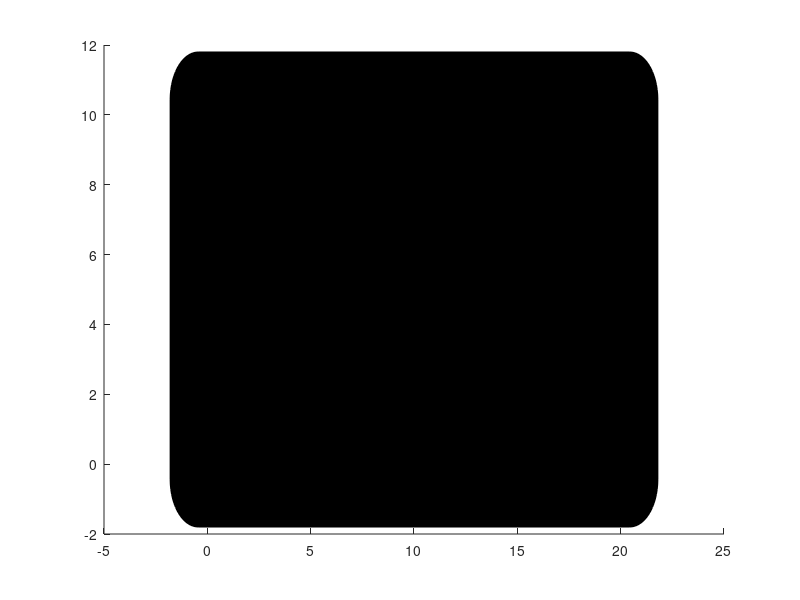

Here is the MATLAB script that generated this plot: (Note: this script raises an error after producing the figure.)
% Kelvin Li
% 2D simulation of balls on a pool table (without implementing game rules)
% Press "R" to restart the game / resume initial setup
% Press "P" and click to place the cue ball at the position you want
% Press "H" to turn the auxiliary lines on or off

function Pool()
    function pos = get_mouse_pos()
        pos = get(gca, 'CurrentPoint');
        pos = pos(1, 1:2);
    end

    function OnMouseDown(~, ~)
        if sum(MotionTracker) == 0
            if ~toPlaceBall    
                pos = get_mouse_pos();
                if (norm(pos - pos_array(1, :)) <= ball_r)
                    isDragging = true;
                end
            else
                pos = get_mouse_pos();
                flag = place_cue_ball(pos);
    
                if flag
                    toPlaceBall = false;
                end
            end
        end
    end

    function OnMouseUp(~, ~)
        if isDragging
            delete(past_line)
            delete(auxiliary_plot_array)
            isDragging = false;
            MotionTracker(1) = 1;
            CollisionManager([1]);
% 
%             stroke_ball_id = find(time_array >= 0);
%             stroke_ball_id = stroke_ball_id(2);
        end
    end

    function OnMouseMove (~, ~)
        if isDragging
            mouse_pos = get_mouse_pos();

            v = (mouse_pos - pos_array(1, :));
            v_unit = -1 * v / norm(v);
            v_array(1, :) = v_unit;

            coef = min(max_drag, norm(v)) / max_drag;

            speed_array(1) = max_speed * coef;
            color = (1 - coef) * (([255, 204, 207] / 255) - [1 0 0]) + [1 0 0];

            delete(past_line)
            drag_pos = pos_array(1, :) + (v / norm(v)) * min(max_drag, norm(v));
            past_line = plot([pos_array(1, 1) drag_pos(1)], [pos_array(1, 2) drag_pos(2)], "Color", color, 'LineWidth',2);
            hold on

            if auxiliary_flag
                delete(auxiliary_plot_array)
                rotA = [0, -1; 1, 0];
                auxiliary_plot_array = gobjects(2, 1);
                count = 0;
                for ii = [1, -1]
                    count = count + 1;
                    p_side = pos_array(1, :) + ii * ball_r * (rotA * v_unit')';
                    [~, d] = wall_collision_detection(p_side, v_unit, 0, walls);
                    p_end = p_side + d * v_unit;
                    auxiliary_plot_array(count) = plot([p_side(1), p_end(1)], [p_side(2), p_end(2)], "Color", [0, 0, 0]);
                    hold on
                end
            end
        end
    end

    function OnKeyDown(~, ko)
        if ko.Key == "r"
            init_setup;
        end

        if ko.Key == "h"
            if auxiliary_flag
                delete(auxiliary_plot_array)
            end
            auxiliary_flag = ~auxiliary_flag;
        end

        if ko.Key == "p"
            if sum(MotionTracker) == 0 && ~isDragging
                if ismember(1, on_table_id)
                    delete_ball(1)
                    delete(ball_patch)
                    ball_patch = patch(ball_plot_x(:, on_table_id), ball_plot_y(:, on_table_id), color_array(on_table_id, :, :), 'EdgeColor', "none");
                end

                toPlaceBall = true;
            end
        end
    end

    function init_setup()
        % Setting up balls
        pos_array = zeros(ball_count, 2);
        v_array = zeros(ball_count, 2);
        speed_array = zeros(ball_count, 1);
        v_next_array = zeros(ball_count, 2);
        speed_next_array = zeros(ball_count, 1);
        
        dist_array = zeros(ball_count, 1);
        time_array = nan(ball_count, 1);

        pos_array(1, :) = ball_cue_pos;

        on_table_id = 1: ball_count;
        enter_hole_tracker = zeros(ball_count, 1);

        id = 1;
        for ii = 0: ball_rows
            x = - sqrt(3) * (2 * ii * ball_r + ii * ball_margin) / 2;
            y_base = - (2 * ii * ball_r + ii * ball_margin) / 2;
            for jj = 0: ii
                id = id + 1;
                y = y_base + jj * (2 * ball_r + ball_margin);
                pos_array(id, :) = [x, y] + ball_tri_pos;
            end
        end

        for id = on_table_id
            add_ball_plot(id);
        end

        % Plotting takes much more time than calculating the path. Plotting
        % using "rectangle" would result in bad animation quality
        % Through experiment, I found that this is the quickest way to draw "circles"
        delete(ball_patch)
        ball_patch = patch(ball_plot_x, ball_plot_y, color_array, 'EdgeColor', "none");
    end

    function delete_ball(id)
        on_table_id = on_table_id(on_table_id ~= id);

        pos_array(id, :) = [nan, nan];
        v_array(id, :) = [nan, nan];
        speed_array(id) = nan;
        v_next_array(id) = nan;
        speed_next_array(id) = nan;
        
        dist_array(id) = nan;
        time_array(id) = nan;

        MotionTracker(id) = 0;
    end

    function flag = place_cue_ball(pos)
        flag = in_box_checker(pos, walls + [-1, -1, 1, 1] * (ball_r + 1e-10));
        if flag
            for id = on_table_id
                if norm(pos_array(id, :) - pos) < 2 * ball_r
                    flag = false;
                    break
                end
            end
        end

        if flag
            pos_array(1, :) = pos;
            on_table_id = [1, on_table_id];

            add_ball_plot(1)

            delete(ball_patch)
            ball_patch = patch(ball_plot_x(:, on_table_id), ball_plot_y(:, on_table_id), color_array(on_table_id, :, :), 'EdgeColor', "none");
        end
    end

    function OnFigureClose(~, ~)
        isRunning = false;
        delete(f)
    end

    function plot_table_w_hole()
        angles = [pi/2, pi/4, -3*pi/4, pi/4, 5*pi/4, pi; ...
                    pi, 3*pi/4, -pi/4, 3*pi/4, 7*pi/4, 3*pi/2; ...
                    3*pi/2, pi, 0, pi, 0, -pi/2; ...
                    3*pi/2, 5*pi/4, pi/4, 5*pi/4, pi/4, 0; ...
                    0, -pi/4, 3*pi/4, 7*pi/4, 3*pi/4, pi/2; ...
                    pi/2, 0, -pi, 0, pi, pi/2];
        table_x = [];
        table_y = [];

        for ii = 1: 6
            for jj = 1: 3
                if jj == 2
                    now_r = hole_r;
                    angle_step = pi / 16;
                else
                    angle_step = - pi / 16;
                    if mod(ii, 3) ~= 0
                        now_r = bound_r;
                    else
                        now_r = hole_r;
                    end
                end
                th = angles(ii, 2 * jj - 1): angle_step : angles(ii, 2 * jj);
                table_x = [table_x, (now_r * cos(th) + bound_center_pos(ii, 2*jj-1))];
                table_y = [table_y, (now_r * sin(th) + bound_center_pos(ii, 2*jj))];
            end
        end

        rectangle('Position',[-margin, -margin, (y_length + margin) * 2, y_length + margin * 2], 'FaceColor',[0 0 0], 'Curvature', 0.2);
        hold on
        pgon = polyshape(table_x, table_y);
        pgon_plot = plot(pgon);
        pgon_plot.FaceAlpha = 1;
        pgon_plot.FaceColor = [0 0.75 0.75];

        drawnow
        hold on
    end

    function add_ball_plot(id)
        th = linspace(0, 2*pi * (circle_sides - 1) / circle_sides, circle_sides);
        ball_plot_x(:, id) = (ball_r * cos(th) + pos_array(id, 1))';
        ball_plot_y(:, id) = (ball_r * sin(th) + pos_array(id, 2))';
    end

    function [flag, slot_id] = in_boundary_checker(pos)
        flag = false;
        slot_id = 0;
        if in_box_checker(pos, walls + [-1, -1, 1, 1] * (ball_r - 1e-8))
            flag = true;
        else
            for ii = 1: 6
                if in_box_checker(pos, hole_region(ii, :) + [-1, -1, 1, 1] * (-1e-10))
                    if mod(ii, 3) ~= 0
                        now_bound_r = bound_r;
                    else
                        now_bound_r = hole_r;
                    end

                    if (min(norm(pos - bound_center_pos(ii, 1: 2)), norm(pos - bound_center_pos(ii, 5: 6))) > now_bound_r + ball_r - 1e-10)
                        flag = true;
                        slot_id = ii;
                    else
                        flag = false;
                        break
                    end
                end
            end
        end
    end

    function [collide_d, normal, bound_ball_id] = slot_collision_detection(p, v, s, slot_id)
        bound_d_array = nan(3, 1);
        for ii = 1: 3
            dp = bound_center_pos(slot_id, 2 * ii - 1: 2 * ii) - p;
            if ii == 2
                r_sum = hole_r; % = (hole_r - ball_r) + ball_r
            else
                if mod(slot_id, 3) ~= 0
                    r_sum = bound_r + ball_r;
                else
                    r_sum = hole_r + ball_r;
                end
            end
            bound_d_array(ii) = still_ball_collision_distance(dp, v, r_sum);
        end

        [collide_d, bound_ball_id] = min(bound_d_array);
        if ~isnan(collide_d) && in_box_checker(p + collide_d * v, hole_region(slot_id, :) + [-1, -1, 1, 1] * (-1e-10))
            if collide_d > s ^ 2 / (2 * acc)
                collide_d = s ^ 2 / (2 * acc);
                normal = [0, 0];
            else
                normal = bound_center_pos(slot_id, 2 * bound_ball_id - 1: 2 * bound_ball_id) - (p + collide_d * v);
                normal = normal / norm(normal);
            end
        else
            collide_d = nan;
            normal = nan(2, 1);
        end
    end

    function [collide_d, normal, enter_hole_flag] = boundary_collision_detection(p, v, s)
        flag = false;
        enter_hole_flag = false;

        collide_d = nan;
        normal = nan(1, 2);
        if ~in_box_checker(p, walls + [-1, -1, 1, 1] * (ball_r - 1e-5))
            [~, slot_id] = in_boundary_checker(p);
            if slot_id ~= 0
                [collide_d, normal, bound_ball_id] = slot_collision_detection(p, v, s, slot_id);
                if ~isnan(collide_d)
                    flag = true;
    
                    if bound_ball_id == 2
                        enter_hole_flag = true;
                    end
                end
            end
        end

        if ~flag
            [wall_id, d] = wall_collision_detection(p, v, ball_r, walls);
            if d < s ^ 2 / (2 * acc)
                collide_p = p + d * v;
                slot_id = nan;
                wall_type = mod(wall_id, 2) + 1;
                for ii = 1: 3
                    if collide_p(wall_type) >= slot_pos_on_wall(wall_type, 2 * ii - 1) && collide_p(wall_type) <= slot_pos_on_wall(wall_type, 2 * ii)
                        slot_id = slot_pos_to_index(wall_id, ii);
                        break
                    end
                end
                if ~isnan(slot_id)
                    [collide_d, normal, bound_ball_id] = slot_collision_detection(p, v, s, slot_id);
                    if bound_ball_id == 2
                        enter_hole_flag = true;
                    end
                else
                    collide_d = d;
                    if mod(wall_id, 2) == 1
                        normal = [1 0];
                    else
                        normal = [0 1];
                    end
                end
            else
                collide_d = s ^ 2 / (2 * acc);
                normal = [0, 0];
            end
        end
    end

    function flag = BallCollisionManager(update_id, test_ids, bound_d_array)
        [now_dists, now_times] = ball_collision_detection(update_id, test_ids, pos_array, v_array, speed_array, acc, ball_r, walls, false);
        [sort_time, sort_id] = sort(now_times);

        flag = false;
        if ~isnan(sort_time(1))
            for count = 1: ball_count
                ball_id = sort_id(count);
                if ~isnan(now_times(ball_id)) && (now_times(ball_id) < time_array(ball_id) || isnan(time_array(ball_id)))
                    if (now_dists(ball_id, 1) <= bound_d_array(update_id) || isnan(bound_d_array(update_id))) ...
                            && (now_dists(ball_id, 2) <= bound_d_array(ball_id) || isnan(bound_d_array(ball_id)))
                        dist_array(update_id) = now_dists(ball_id, 1);
                        dist_array(ball_id) = now_dists(ball_id, 2);
    
                        time_array(update_id) = now_times(ball_id);
                        time_array(ball_id) = now_times(ball_id);
    
                        normal = (pos_array(update_id, :) + dist_array(update_id) * v_array(update_id, :)) ...
                                    - (pos_array(ball_id, :) + dist_array(ball_id) * v_array(ball_id, :));
                        normal = normal / norm(normal);
    
                        [v1, s1, v2, s2] = ball_collision(v_array(update_id, :), speed_array(update_id, :) - acc * time_array(update_id), ...
                                                            v_array(ball_id, :), speed_array(ball_id, :) - acc * time_array(ball_id), normal, ...
                                                            restitute_coef, friction_coef);
    
                        v_next_array(update_id, :) = v1;
                        v_next_array(ball_id, :) = v2;
    
                        speed_next_array(update_id) = s1;
                        speed_next_array(ball_id) = s2;
    
                        if s1 > 0
                            MotionTracker(update_id) = 1;
                        end
                        if s2 > 0
                            MotionTracker(ball_id) = 1;
                        end

                        if enter_hole_tracker(update_id) == 1
                            enter_hole_tracker(update_id) = 0;
                        end
                        if enter_hole_tracker(ball_id) == 1
                            enter_hole_tracker(ball_id) = 0;
                        end
    
                        flag = true;
                        break
                    end
                end
            end
        end
    end

    function CollisionManager(update_array)
        test_ids = on_table_id;
        bound_d_array = nan(ball_count, 1);
        normal_array = nan(ball_count, 2);
        hole_flag_array = boolean(zeros(ball_count, 1));
        for id = on_table_id
            if speed_array(id) > 0
                [bound_d_array(id), normal_array(id, :), hole_flag_array(id)] = boundary_collision_detection(pos_array(id, :), v_array(id, :), speed_array(id));
            end
        end



        for update_id = update_array
            test_ids = test_ids(test_ids ~= update_id);

            flag = BallCollisionManager(update_id, test_ids, bound_d_array);
            if ~flag
                if speed_array(update_id) > 0
                    bound_d = bound_d_array(update_id);
                    normal = normal_array(update_id, :);
                    enter_hole_flag = hole_flag_array(update_id);

                    if normal == [0, 0]
                        t = speed_array(update_id) / acc;
                        dist_array(update_id) = (speed_array(update_id) ^ 2) / (2 * acc);
                        time_array(update_id) = t;
    
                        v_next_array(update_id, :) = [0, 0];
                        speed_next_array(update_id) = 0;
                    else
                        c = [-acc/2, speed_array(update_id), -bound_d];
                        
                        ts = roots(c);
                    
                        t = nan;
                        for test_t = ts'
                            if (test_t >= 0 && test_t == real(test_t)) && (isnan(t) || test_t < t)
                                t = test_t;
                            end
                        end

                        dist_array(update_id) = bound_d;
                        time_array(update_id) = t;

                        collision_speed = speed_array(update_id) - acc * t;
                        [v_next_array(update_id, :), speed_next_array(update_id)] = wall_collision(v_array(update_id, :), collision_speed, normal, restitute_coef, friction_coef);

                        if enter_hole_flag
                            enter_hole_tracker(update_id) = 1;
                        end
                    end
                end
            end
        end
    end

    function update_balls(t)
        update_record = zeros(ball_count, 1);
        for id = on_table_id
            if time_array(id) >= 0
                if time_array(id) > t
                    if speed_array(id) ~= 0 || ((speed_next_array(id) == 0) && (speed_array(id) <= acc * t + 1e-20))
                        if speed_array(id) > acc * t + 1e-20
                            now_d = calc_d(speed_array(id), acc, t);
                            speed_array(id) = speed_array(id) - acc * t;
                            time_array(id) = time_array(id) - t;
                        else
                            now_d = speed_array(id) ^ 2 / (2 * acc);
                            time_array(id) = nan;
                            speed_array(id) = 0;
                            MotionTracker(id) = 0;
    
                            update_record(id) = 1;
                        end
    
                        pos_array(id, :) = pos_array(id, :) + v_array(id, :) * now_d;
                    else
                        time_array(id) = time_array(id) - t;
                    end
                else
                    if enter_hole_tracker(id) == 0
                        now_d_before = calc_d(speed_array(id), acc, time_array(id));
                        now_d_after = calc_d(speed_next_array(id), acc, t - time_array(id));
        
                        pos_array(id, :) = pos_array(id, :) + v_array(id, :) * now_d_before + v_next_array(id, :) * now_d_after;
    
                        v_array(id, :) = v_next_array(id, :);
                        speed_array(id) = speed_next_array(id) - acc * (t - time_array(id));
    
                        update_record(id) = 1;
                    else
                        delete_ball(id)
                    end
                end

                % In some weird situations (probably due to the precision
                % of computer calculation), the program will not realize
                % that the ball will stop. We need the following "if" to
                % double check
                if speed_array(id) == 0 && speed_next_array(id) == 0
                    time_array(id) = nan;
                    MotionTracker(id) = 0;
                    
                    update_record(id) = 1;
                end
            elseif time_array(id) < 0
                time_array(id) = nan;
                speed_array(id) = 0;
                MotionTracker(id) = 0;
        
                update_record(id) = 1;
            end
        end
        if sum(update_record) > 0
            update_array = 1: ball_count;
            update_array = update_array(update_record == 1);
            CollisionManager(update_array);
        end
    end


    % Settings
    y_length = 10;
    margin = 1.8;
    circle_sides = 16;

    ball_r = 0.32;
    hole_r = 1.6 * ball_r;
    ball_margin = 0.1 * ball_r;

    ball_rows = 5;
    ball_count = 1 + sum(1: ball_rows);

    ball_tri_pos = [0.5 * y_length + sqrt(3) * (2 * ball_r + ball_margin), 0.5 * y_length];
    ball_cue_pos = [1.5 * y_length, 0.5 * y_length];

%     ball_tri_pos = [4, 1];
%     ball_cue_pos = [10, 0.5];

    acc = 12;
    time_step = 0.025;
    max_speed = 48;
    max_drag = y_length / 2;

    restitute_coef = 0.8;
    friction_coef = 0.1;

    auxiliary_flag = true;

    bound_r = (3 + 2 * sqrt(2)) * hole_r;
    bound_side = bound_r - 2 * hole_r;
    walls = [2 * y_length, y_length, 0, 0];
    hole_anchor = [2 * y_length, 0; ...
                    2 * y_length, y_length; ...
                    y_length, y_length; ...
                    0, y_length; ...
                    0, 0; ...
                    y_length, 0];
    hole_region = [2 * hole_r, bound_side, -bound_side, -2 * hole_r; ...
                    2 * hole_r, 2 * hole_r, -bound_side, -bound_side; ...
                    2 * hole_r, 2 * hole_r,  -2 * hole_r, -ball_r
                    bound_side, 2 * hole_r, -2 * hole_r, -bound_side; ...
                    bound_side, bound_side, -2 * hole_r, -2 * hole_r; ...
                    2 * hole_r, ball_r, -2 * hole_r, -2 * hole_r] ...
                    + [hole_anchor, hole_anchor];
    bound_center_pos = [-bound_side, -bound_r, hole_r, -hole_r, bound_r, bound_side; ...
                    bound_r, -bound_side, hole_r, hole_r, -bound_side, bound_r; ...
                    2 * hole_r, hole_r, 0, hole_r, -2 * hole_r, hole_r; ...
                    bound_side, bound_r, -hole_r, hole_r, -bound_r, -bound_side; ...
                    -bound_r, bound_side, -hole_r, -hole_r, bound_side, -bound_r; ...
                    -2 * hole_r, -hole_r, 0, -hole_r, 2 * hole_r, -hole_r] ...
                    + [hole_anchor, hole_anchor, hole_anchor];

    slot_pos_on_wall = [0, bound_side, y_length - 2 * hole_r, y_length + 2 * hole_r, 2 * y_length - bound_side, 2 * y_length; ... % for wall 2, 4
                        0, bound_side, nan, nan, y_length - bound_side, y_length]; % for wall 1, 3 (use mod(wall_id, 2) + 1)
    slot_pos_to_index = [1, nan, 2;
                        4, 3, 2;
                        5, nan, 4;
                        5, 6, 1];

    % Setting up pool table
    f = figure(1);

    plot_table_w_hole();
    axis equal

    set(gca,'xtick',[],'ytick', []);

    xlabel("Hi")

    hold on

    % Setting up balls
    pos_array = zeros(ball_count, 2);
    v_array = zeros(ball_count, 2);
    speed_array = zeros(ball_count, 1);
    v_next_array = zeros(ball_count, 2);
    speed_next_array = zeros(ball_count, 1);
    
    dist_array = zeros(ball_count, 1);
    time_array = nan(ball_count, 1);

    ball_patch = gobjects(ball_count, 1);

    on_table_id = 1: ball_count;
    enter_hole_tracker = zeros(ball_count, 1);

    % Setting Callbacks
    isDragging = false;
    isRunning = true;
    toPlaceBall = false;

    MotionTracker = zeros(ball_count, 1);

    past_line = plot(0, 0);
    auxiliary_plot_array = gobjects(2, 1);

    set(f, 'WindowButtonDownFcn', @OnMouseDown)
    set(f, 'WindowButtonUpFcn', @OnMouseUp)
    set(f, 'WindowButtonMotionFcn', @OnMouseMove);
    set(f, 'KeyPressFcn', @OnKeyDown);
    set(f, 'CloseRequestFcn', @OnFigureClose);

    ball_plot_x = zeros(16, ball_count);
    ball_plot_y = zeros(16, ball_count);

    color_array = zeros(ball_count, 3);
    color_array(1, :) = [1 1 1];
    for ii = 2: ball_count
        if ii > 6
            delta = 1;
        else
            delta = 0;
        end
        if mod(ii - delta, 2) == 0
            color_array(ii, :) = [1 0 0];
        else
            color_array(ii, :) = [1 0.99 0];
        end
    end

    if ball_count >= 7
        color_array(6, :) = [0 0 0];
    end

    color_array = reshape(color_array, [ball_count, 1, 3]);

    init_setup();

    disp("Ready to go!")

    max_time = 0;
    while isRunning
        tic;
        if sum(MotionTracker) ~= 0
            time_left = time_step;
            while min(time_array) < time_left
                [min_time, ~] = min(time_array);
                update_balls(min_time);
                time_left = time_left - min_time;
            end

            update_balls(time_left);

            for id = on_table_id
                add_ball_plot(id);
            end

            if sum(v_array(on_table_id)) == 0
                MotionTracker = zeros(ball_count, 1);
            end

            delete(ball_patch)
            ball_patch = patch(ball_plot_x(:, on_table_id), ball_plot_y(:, on_table_id), color_array(on_table_id, :, :), 'EdgeColor', "none");
        end

        elapsed = toc;
        if elapsed > max_time
            max_time = elapsed;
            title(max_time)
        end

        pause(time_step - elapsed)
    end
end

function d = still_ball_collision_distance(dp, v, r_sum)
    proj = dp * v';
    normal_v = dp - proj * v;
    normal = norm(normal_v);

    d = proj - sqrt(r_sum ^ 2 - normal ^ 2);

    if d < 0 || d ~= real(d)
        d = nan;
    end
end

function d = calc_d(s, a, t)
    d = s * t - a * t^2 / 2;
end

function flag = in_box_checker(pos, box)
    flag = (pos(1) < box(1) && pos(1) > box(3) && pos(2) < box(2) && pos(2) > box(4));
end